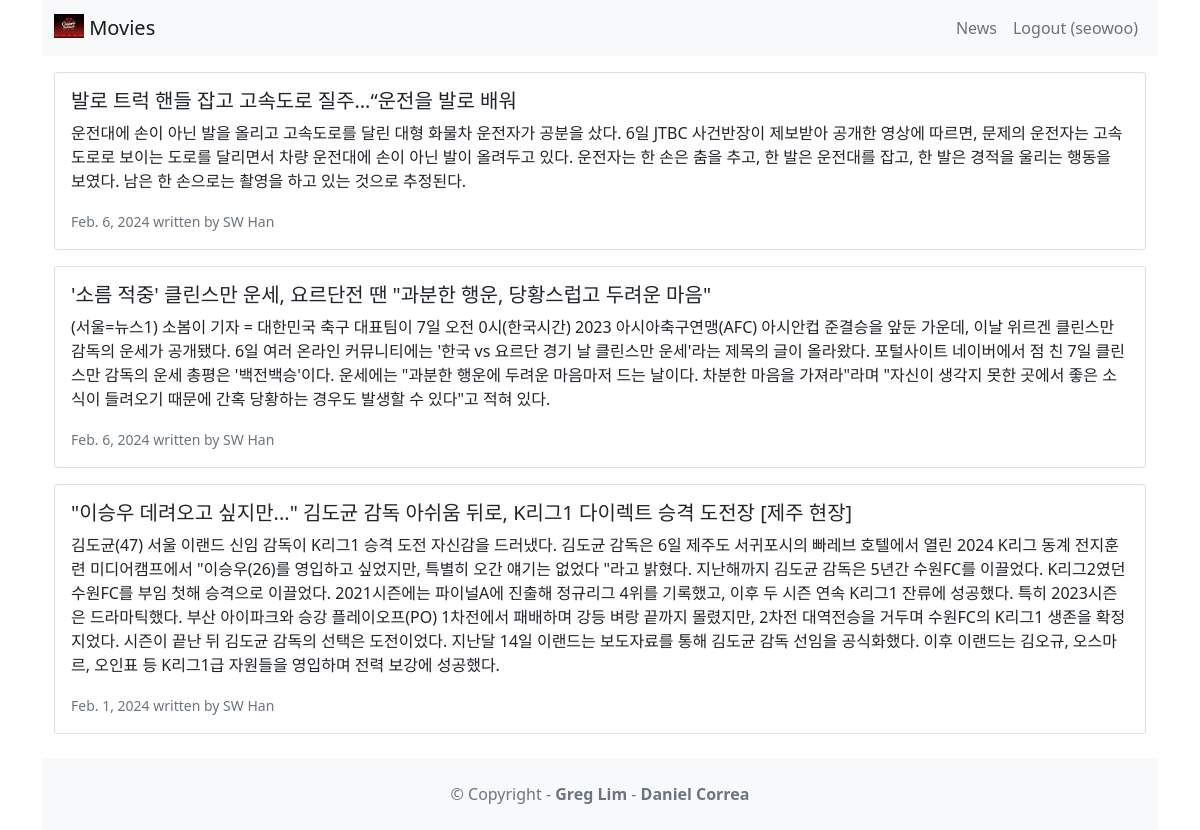
Screenshot of /news/ (signed in) with the database file from the repository.
### news/models.py (models this page shows, shortened)
class News(models.Model):
    headline = models.CharField(max_length=200)
    body = models.TextField()
    date = models.DateField()
    class Meta:
        verbose_name = 'News'
        verbose_name_plural = 'News'

### news/views.py (the view)
# urls.py: path('news/', include('news.urls')),
def news(request):
    news = News.objects.all().order_by('-date')
    context = {
        'objects':news,
        'author': 'SW Han'
    }
    return render(request, 'news.html', context)

### news/templates/news.html (shortened to what this page needs)
<!DOCTYPE html>
<html>
    <head>
        <link href="https://cdn.jsdelivr.net/npm/bootstrap@5.1.1/dist/css/bootstrap.min.css"rel="stylesheet">
    </head>
    <body>
        <div class="container">
        {% extends 'base.html' %}
        {% block content %}
            {% for news in objects %}
            <div class = "card mb-3">
                <div class="row g-0">
                    <div>
                        <div class="card-body">
                        <h5 class="card-title">{{news.headline}}</h5>
                        <p class="card-text">{{news.body}}</p>
                        <p class="card-text"><small
                            class="text-muted">
                            {{news.date}} written by {{ author }}
                        </small></p>
                        </div>
                    </div>
                </div>
            </div>
            {% endfor %}
        {% endblock content %}

### moviereviews/templates/base.html (shortened to what this page needs)
<!DOCTYPE html>
<html>
    <head>
        <link href="https://cdn.jsdelivr.net/npm/bootstrap@5.1.1/dist/css/bootstrap.min.css"rel="stylesheet" />
    </head>
    <body>
        <nav class="navbar navbar-expand-lg navbar-light bg-light mb-3">
        <div class="container">
            <a class="navbar-brand" href="{% url 'home' %}">{% load static %}
                <img src="{% static 'images/movie_ban.avif' %}"
                alt="" width="30" height="24"
                class="d-inline-block align-text-top" />
            Movies
            </a>
            <div class="collapse navbar-collapse"
                id="navbarNavAltMarkup">
                <div class="navbar-nav ms-auto">
                    <a class="nav-link" href="{% url 'news' %}">News</a>
                    {% if user.is_authenticated %}
                    <a class ="nav-link" href="{% url 'logoutaccount' %}">
                        Logout ({{ user.username}})
                    </a>
                    {% else %}
                    <a class="nav-link" href="{% url 'loginaccount' %}">Login</a>
                    <a class="nav-link" href="{% url 'signupaccount' %}">Sign Up</a>
                    {% endif %}
                </div>
            </div>
        </div>
        </nav>
        <div class="container">
            {% block content %}
            {% endblock content %}
        </div>
        <footer class="text-center text-lg-start bg-light text-muted mt-4">
            <div class="text-center p-4">
                © Copyright -
                <a class="text-reset fw-bold text-decoration-none"
                    target="_blank"
                    href="https://twitter.com/greglim81">Greg Lim
                </a> -
                <a class="text-reset fw-bold text-decoration-none"
                    target="_blank"
                    href="https://twitter.com/danielgarax">Daniel Correa
                </a>
            </div>
        </footer>
    </body>
</html>

### rows the page displays
News: headline "발로 트럭 핸들 잡고 고속도로 질주…“운전을 발로 배워", body "운전대에 손이 아닌 발을 올리고 고속도로를 달린 대형 화물차 운전자가 공분을 샀다. 6일 JTBC 사건반장이 제보받아 공개한 영상에 따르면, 문제의 운전자는 고속도로로 보이는 도로를 달리면서 차량 운전대에 손이 아닌 발이 올려두고 있다. 운전자는 한 손은 춤을 추고, 한 발은 운전대를 잡고, 한 발은 경적을 울리는 행동을 보였다. 남은 한 손으로는 촬영을 하고 있는 것으로 추정된다.", date "Feb. 6, 2024", author "SW Han"
News: headline "'소름 적중' 클린스만 운세, 요르단전 땐 \"과분한 행운, 당황스럽고 두려운 마음\"", body "(서울=뉴스1) 소봄이 기자 = 대한민국 축구 대표팀이 7일 오전 0시(한국시간) 2023 아시아축구연맹(AFC) 아시안컵 준결승을 앞둔 가운데, 이날 위르겐 클린스만 감독의 운세가 공개됐다. 6일 여러 온라인 커뮤니티에는 '한국 vs 요르단 경기 날 클린스만 운세'라는 제목의 글이 올라왔다. 포털사이트 네이버에서 점 친 7일 클린스만 감독의 운세 총평은 '백전백승'이다. 운세에는 \"과분한 행운에 두려운 마음마저 드는 날이다. 차분한 마음을 가져라\"라며 \"자신이 생각지 못한 곳에서 좋은 소식이 들려오기 때문에 간혹 당황하는 경우도 발생할 수 있다\"고 적혀 있다.", date "Feb. 6, 2024", author "SW Han"
News: headline "\"이승우 데려오고 싶지만...\" 김도균 감독 아쉬움 뒤로, K리그1 다이렉트 승격 도전장 [제주 현장]", body "김도균(47) 서울 이랜드 신임 감독이 K리그1 승격 도전 자신감을 드러냈다. 김도균 감독은 6일 제주도 서귀포시의 빠레브 호텔에서 열린 2024 K리그 동계 전지훈련 미디어캠프에서 \"이승우(26)를 영입하고 싶었지만, 특별히 오간 얘기는 없었다 \"라고 밝혔다. 지난해까지 김도균 감독은 5년간 수원FC를 이끌었다. K리그2였던 수원FC를 부임 첫해 승격으로 이끌었다. 2021시즌에는 파이널A에 진출해 정규리그 4위를 기록했고, 이후 두 시즌 연속 K리그1 잔류에 성공했다. 특히 2023시즌은 드라마틱했다. 부산 아이파크와 승강 플레이오프(PO) 1차전에서 패배하며 강등 벼랑 끝까지 몰렸지만, 2차전 대역전승을 거두며 수원FC의 K리그1 생존을 확정 지었다. 시즌이 끝난 뒤 김도균 감독의 선택은 도전이었다. 지난달 14일 이랜드는 보도자료를 통해 김도균 감독 선임을 공식화했다. 이후 이랜드는 김오규, 오스마르, 오인표 등 K리그1급 자원들을 영입하며 전력 보강에 성공했다.", date "Feb. 1, 2024", author "SW Han"

### other values shown
{{ user.username }} "seowoo"
